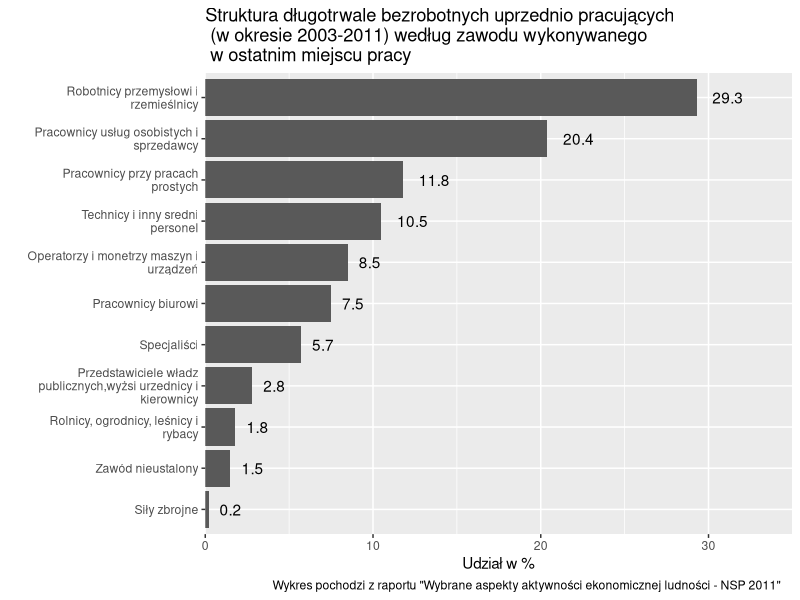

The R source for this figure:
## ---- chunk 1
knitr::opts_chunk$set(echo = FALSE, message = FALSE, warning = FALSE)
## ---- chunk 2
library(ggplot2)
library(dplyr)
library(stringr)

names = c("Robotnicy przemysłowi i rzemieślnicy",
          "Operatorzy i monetrzy maszyn i urządzeń",
          "Pracownicy przy pracach prostych",
          "Siły zbrojne",
          "Zawód nieustalony",
          "Przedstawiciele władz publicznych,wyżsi urzednicy i kierownicy",
          "Specjaliści",
          "Technicy i inny sredni personel",
          "Pracownicy biurowi",
          "Pracownicy usług osobistych i sprzedawcy",
          "Rolnicy, ogrodnicy, leśnicy i rybacy")

names <- str_wrap(names, 30)

values = c(29.3, 8.5, 11.8, 0.2, 1.5, 2.8, 5.7, 10.5, 7.5, 20.4, 1.8)
df = data.frame(names = names, values = values)

ggplot(data = df, aes(x = reorder(names, +values), y = values)) +
   geom_bar(stat = "identity") +
   coord_flip() +
   scale_y_continuous(expand = expand_scale(add = c(0, 0)), limits = c(0, 35)) +
   geom_text(aes(label = values), position=position_dodge(width=1), hjust = -0.5) + 
   labs(title = "Struktura długotrwale bezrobotnych uprzednio pracujących\n (w okresie 2003-2011) według zawodu wykonywanego\n w ostatnim miejscu pracy", x = "", y = "Udział w %", 
        caption = 'Wykres pochodzi z raportu "Wybrane aspekty aktywności ekonomicznej ludności - NSP 2011"    ')
